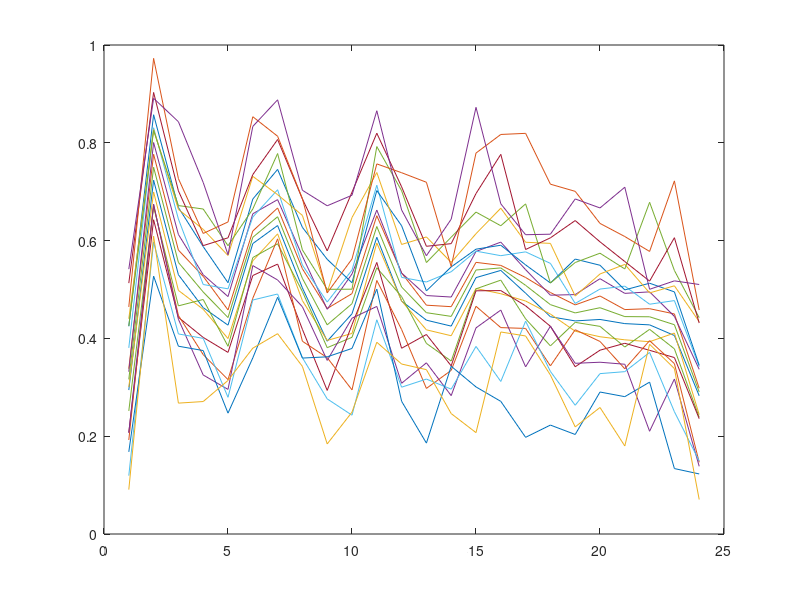
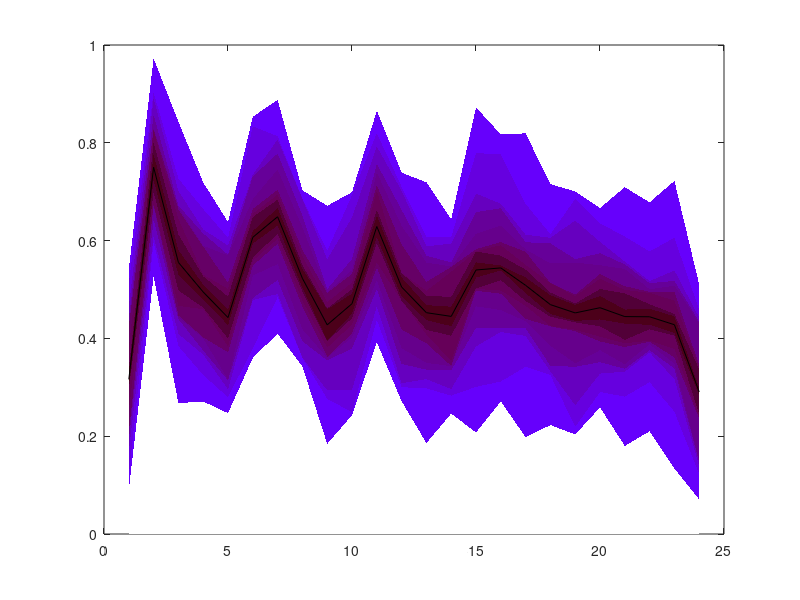

The MATLAB source for these figures, in order: (Note: this script raises an error after producing the figures.)
clear all; close all
load data.mat 
data=Power(:,3)-0.05;
n=numel(data); range=[]; quant=[];


%Creation of the future quantile prediction 
for l=0.085:0.085:0.78

factor=l;
x1=rand(n,1); x2=rand(n,1); x3=rand(n,1);
x=(0.35*x1+0.3*x2+0.35*x3)*factor;


for k=1:n

    if data(k)+(x(k)/2) > 1
        diff=(1-data(k));
        range(k,:)=[1-diff-(x(k)),0.93];
    
    elseif data(k)-(x(k)/2) < 0  
        diff=data(k);
        range(k,:)=[0,(x(k))-diff];
        
    else 
         range(k,:)=[data(k)-(x(k)/2),data(k)+(x(k)/2)];

    end
end

quant=[quant,range];


end
quant=[quant'; data'];
plot(quant')

 for n=1:24
 quant(:,n)=sort(quant(:,n));
 end
figure 

%Generation of the FanChart. 
quant1=quant';
quant2=quant';
for i=2:size(quant1,2)
    quant1(:,i)=quant1(:,i)-quant2(:,i-1);
end
h=area(quant1);
set(h,'LineStyle','none'); r1=.4; g=0;
set(h(1),'FaceColor',[1 1 1]) % white
set(h(2),'FaceColor',[r1 g .99])
set(h(3),'FaceColor',[r1 g .875])
set(h(4),'FaceColor',[r1 g .75])
set(h(5),'FaceColor',[r1 g .6])
set(h(6),'FaceColor',[r1 g .55])
set(h(7),'FaceColor',[r1 g .4])
set(h(8),'FaceColor',[r1 g .35])
set(h(9),'FaceColor',[r1*0.8 g .22])
set(h(10),'FaceColor',[r1*0.75 g .1]) %
set(h(11),'FaceColor',[r1*0.75  g .1])%
set(h(12),'FaceColor',[r1*0.8 g .22])
set(h(13),'FaceColor',[r1 g .35])
set(h(14),'FaceColor',[r1 g .4])
set(h(15),'FaceColor',[r1 g .55])
set(h(16),'FaceColor',[r1 g .6])
set(h(17),'FaceColor',[r1 g .75])
set(h(18),'FaceColor',[r1 g .875])
set(h(19),'FaceColor',[r1 g .99])
hold on
plot(quant(10,:),'-k');  % median forecast in black
 
%%
figure
  xi=quant3(:,2);
  [xi, Fi]=ecdf(xi);
  stairs(xi,Fi,'r')
  hold on
  xj = xi(2:end);
  Fj = (Fi(1:end-1)+Fi(2:end))/2;
  plot(xj,Fj,'b.', xj,Fj,'b-');
  
xj = [xj(1)-Fj(1)*(xj(2)-xj(1))/((Fj(2)-Fj(1)));
      xj;
      xj(n)+(1-Fj(n))*((xj(n)-xj(n-1))/(Fj(n)-Fj(n-1)))];
Fj = [0; Fj; 1];
  plot(xj,Fj,'b-');
CDF = @(p) interp1(xi,Fi,p,'linear','extrap');
p = 0.001:0.01:0.99;
figure
plot(xj,Fj,'b-',p,CDF(p),'ko');

%Calculation of the inverse CDF  

figure 
stairs(Fi,[xi(2:end); xi(end)],'r');
hold on
plot(Fj,xj,'b.',Fj,xj,'b-');
hold off
CDF_inv = @(y) interp1(Fj,xj,y,'linear','extrap');
y=rand(10,1);
figure
plot(Fj,xj,'b-',CDF(y),y,'ko');





